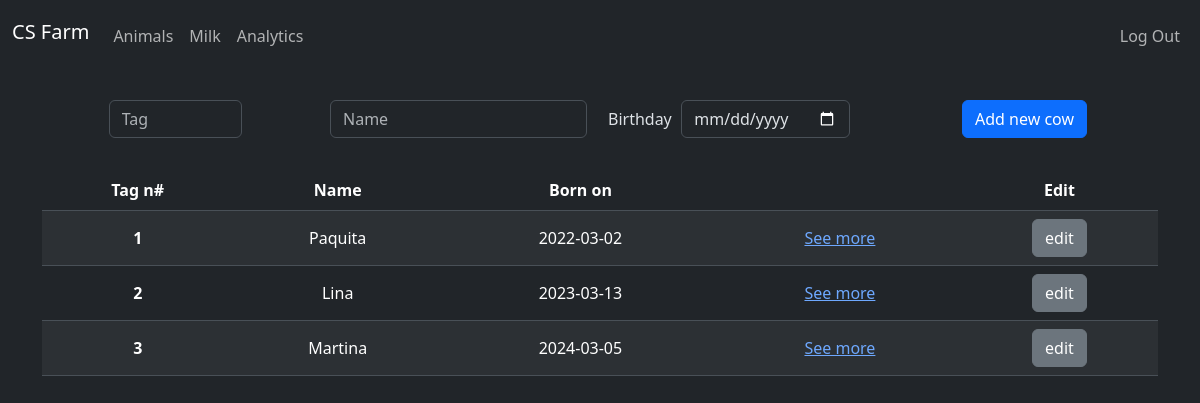
The app's page /animals (signed in) with its own data.
### tables this page shows
CREATE TABLE animals (uuid TEXT PRIMARY KEY, a_id INTEGER, user_id INTEGER, name TEXT NOT NULL, birthday TEXT, img BLOB, created_at TEXT NOT NULL, modified_at TEXT NOT NULL, FOREIGN KEY (user_id) REFERENCES users (id));

### app.py (the view, shortened to what this page needs)
@requires_login
@app.route("/animals", methods=["GET", "POST", "PUT"])
def animals():
    if request.method == "GET":
        db = connection()
        user_id = session["user_id"]
        rows = db.execute(
            "SELECT uuid, a_id, name, birthday, img FROM animals "
            "WHERE user_id = (?)",
            (user_id,)).fetchall()
        cows = []
        for row in rows:
            cow = Cow(row)
            cows.append(cow)
        return render_template("animals.html", cows=cows)

### database.py (called while the page is built)
def connection() -> sqlite3.Connection:
    con = sqlite3.connect(__db_url)
    con.row_factory = sqlite3.Row
    return con

### templates/animals.html (shortened to what this page needs)
{% extends "base.html" %}
{% block main %}
<form hx-post="/animals" hx-target="main" hx-swap="beforebegin">
	<div class="form-group row g-3 mb-3 mt-1">
		<div class="col">
			<input autocomplete="off" required autofocus class="form-control mx-auto w-50" name="tag" placeholder="Tag"
				type="number">
		</div>
		<div class="col">
			<input class="form-control mx-auto w-auto" required name="name" placeholder="Name" type="text"
				autocomplete="off" />
		</div>
		<div class="col">
			<div class="row mb-3">
				<label for="birthday" class="col-sm-2 col-form-label">Birthday</label>
				<input class="form-control mx-auto w-auto" name="birthday" type="date" />
			</div>
		</div>
		<div class="col">
			<button class="btn btn-primary" type="submit">Add new cow</button>
		</div>
	</div>
</form>
<table class="table table-hover table-striped">
	<thead>
		<tr>
			<th scope="col">Tag n#</th>
			<th scope="col">Name</th>
			<th scope="col">Born on</th>
			<th scope="col"></th>
			<th scope="col">Edit</th>
		</tr>
	</thead>
	<tbody class="align-middle">
		{% for cow in cows %}
		<tr hx-target="this" hx-swap="outerHTML">
			<th scope="row">{{ cow.id }}</th>
			<td>{{ cow.name }}</td>
			<td>{{ cow.birthday }}</td>
			<td><a href="/analytics?id={{cow.id}}">See more</td>
			<td>
				<button class="btn btn-secondary" hx-get="/animals/edit?id={{cow.id}}">edit</button>
			</td>
		</tr>
		{% endfor %}
	</tbody>
</table>
{% endblock %}

### records on screen
animals: id "1", name "Paquita", birthday "2022-03-02"
animals: id "2", name "Lina", birthday "2023-03-13"
animals: id "3", name "Martina", birthday "2024-03-05"
